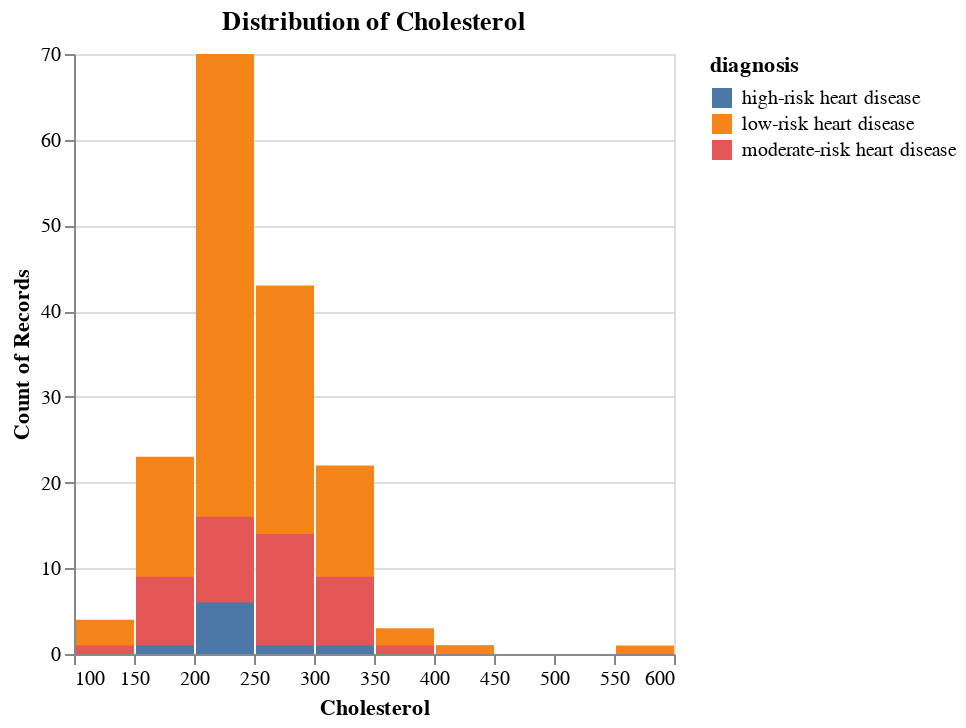

This figure's notebook cell:
### Code cell
# cholesterol
chol_hist = alt.Chart(heart_disease_to_plot).mark_bar().encode(
    x=alt.X("cholesterol:Q", bin = True).title("Cholesterol"),
    y=alt.Y("count()").stack(False),
    color = "diagnosis:N"
).properties(
    title = "Distribution of Cholesterol"
)

chol_hist

### Figure 1 — Vega-Lite specification as saved in the notebook (floating-point values rounded to 4 significant figures; data arrays with more than 128 entries replaced by an {"elided": "..."} marker saying what was removed)
{"config": {"view": {"continuousWidth": 300, "continuousHeight": 300}}, "data": {"name": "data-a87f21f04f23c8bdd6452ad09e750711"}, "mark": {"type": "bar"}, "encoding": {"color": {"field": "diagnosis", "type": "nominal"}, "x": {"bin": true, "field": "cholesterol", "title": "Cholesterol", "type": "quantitative"}, "y": {"aggregate": "count", "stack": false, "type": "quantitative"}}, "title": "Distribution of Cholesterol", "$schema": "https://vega.github.io/schema/vega-lite/v5.15.1.json", "datasets": {"data-a87f21f04f23c8bdd6452ad09e750711": {"elided": "227 records"}}}
